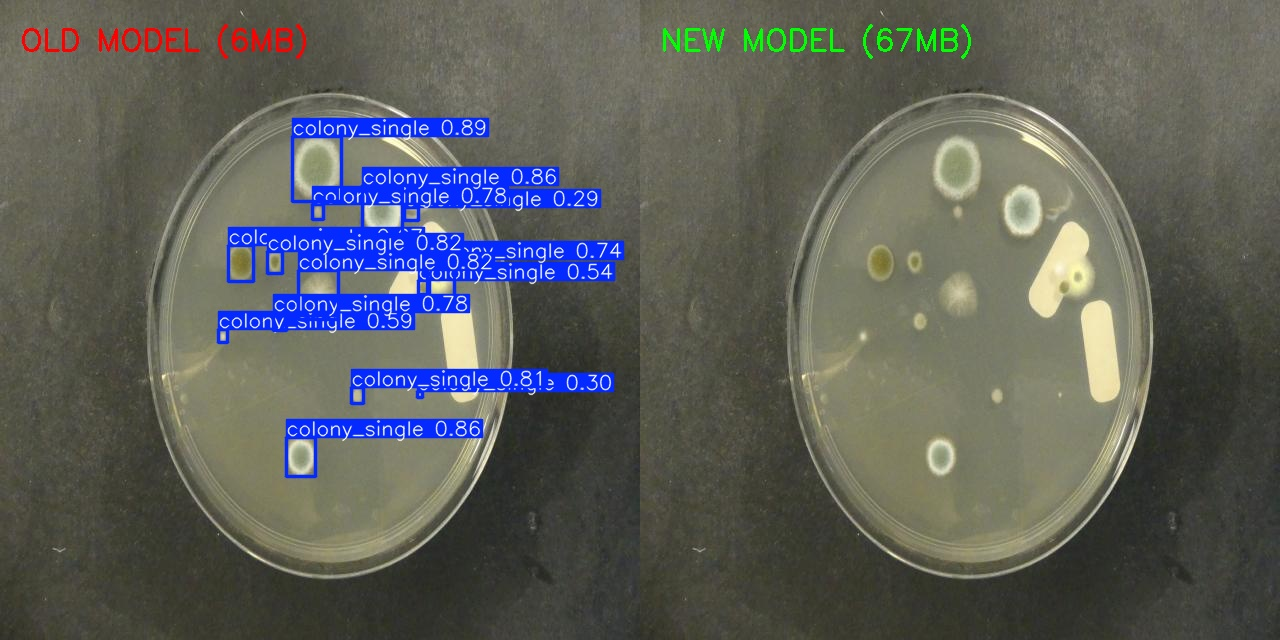
#> input picture ml-training/model_comparison/colony_single/sample_1_10_JPG_jpg.rf.0166ebd65ca7c3ed8c9c5c833f74ee2b.jpg, 1280 x 640 px
$ python -i preprocess_competition_image.py   (imports and definitions only)
#> lines starting #> are read from the running program, lines starting #| are printed output that depends on the picture
#!/usr/bin/env python
# -*- coding: utf-8 -*-
"""
PREPROCESSING GAMBAR KOMPETISI
Quick fix untuk meningkatkan deteksi tanpa re-training
"""
import sys
import os
sys.path.insert(0, os.path.dirname(os.path.abspath(__file__)))

import cv2
import numpy as np
from app.services.colony_detector_optimized import ColonyDetectorOptimized

# [25 lines left out: functions preprocess_v1_histogram_eq, preprocess_v2_clahe, preprocess_v3_contrast_brightness, preprocess_v4_sharpen, not called in this run]

def preprocess_v5_denoise(img):
    """Denoise dengan bilateral filter"""
    return cv2.bilateralFilter(img, 9, 75, 75)

def preprocess_v6_combined(img):
    """Kombinasi preprocessing"""
    # 1. Denoise
    img = cv2.bilateralFilter(img, 5, 50, 50)
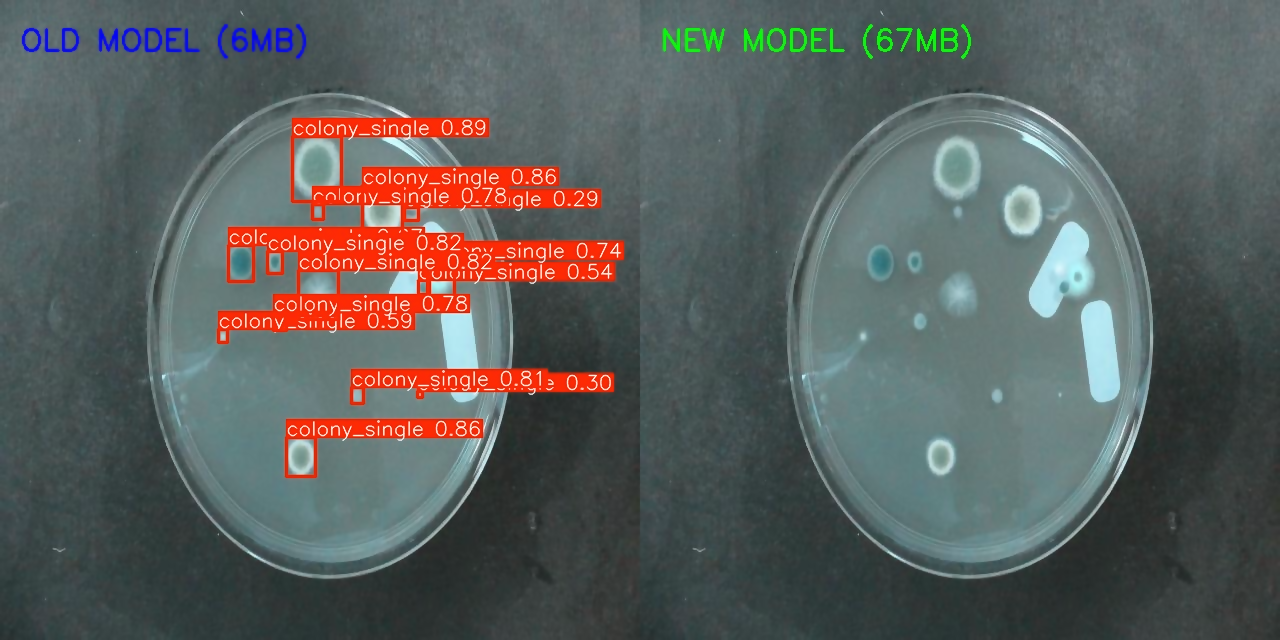
#> img: shape (640, 1280, 3); mean of channels 0, 1, 2 93.3, 95.2, 90.9; drawn as B, G, R

    # 2. CLAHE
    img_lab = cv2.cvtColor(img, cv2.COLOR_RGB2LAB)
#> img_lab: shape (640, 1280, 3); mean of channels 0, 1, 2 103.1, 128.4, 131.1
    clahe = cv2.createCLAHE(clipLimit=2.5, tileGridSize=(8,8))
    img_lab[:,:,0] = clahe.apply(img_lab[:,:,0])
#> img_lab: shape (640, 1280, 3); mean of channels 0, 1, 2 108.8, 128.4, 131.1
    img = cv2.cvtColor(img_lab, cv2.COLOR_LAB2RGB)
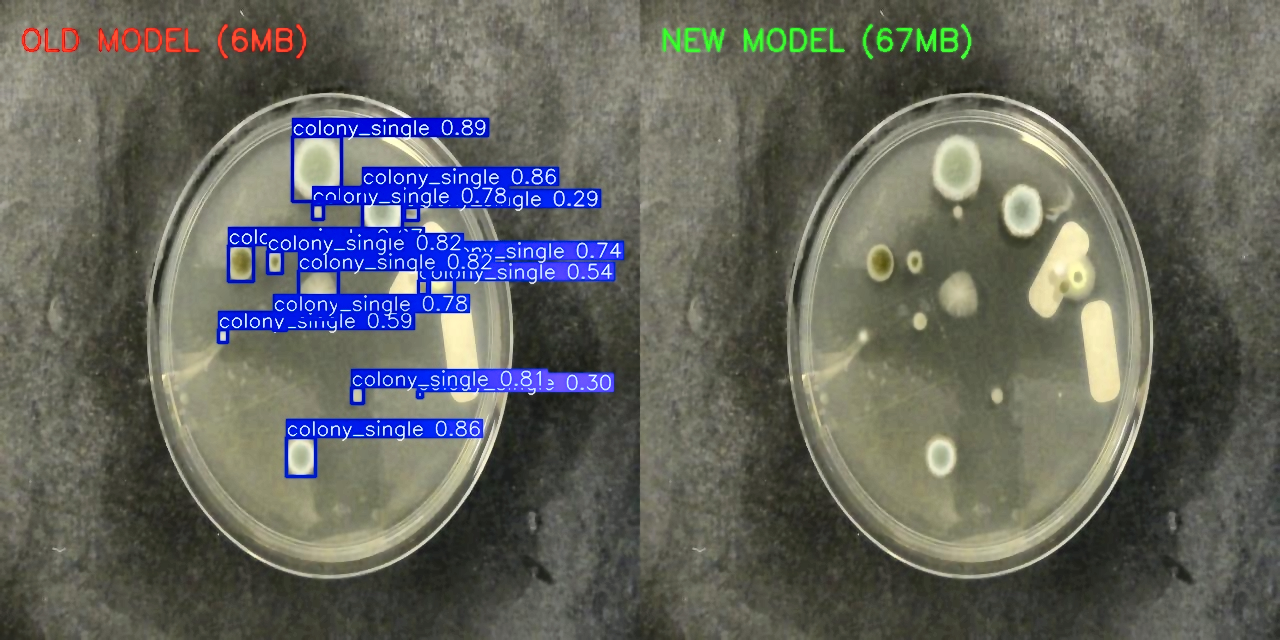
#> img: shape (640, 1280, 3); mean R, G, B 99.8, 101.1, 96.2

    # 3. Slight sharpen
    kernel = np.array([[0,-1,0],
                       [-1,5,-1],
                       [0,-1,0]])
    img = cv2.filter2D(img, -1, kernel)
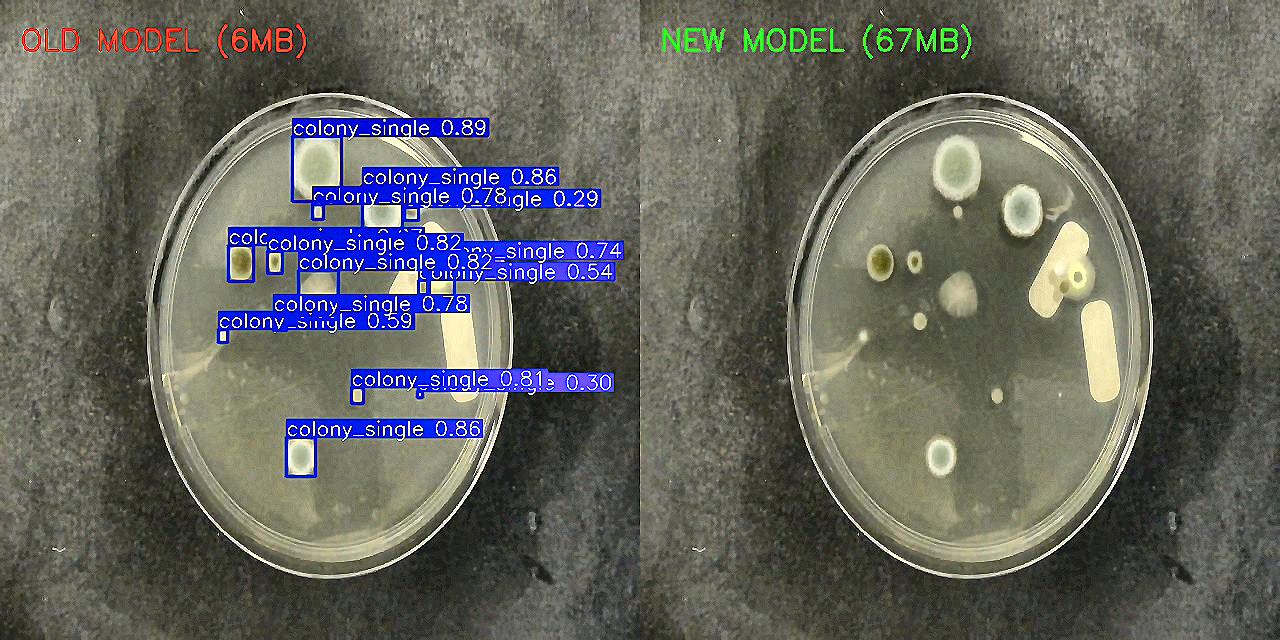
#> img: shape (640, 1280, 3); mean R, G, B 100.4, 101.1, 95.4

    # 4. Contrast boost
    img = cv2.convertScaleAbs(img, alpha=1.2, beta=10)
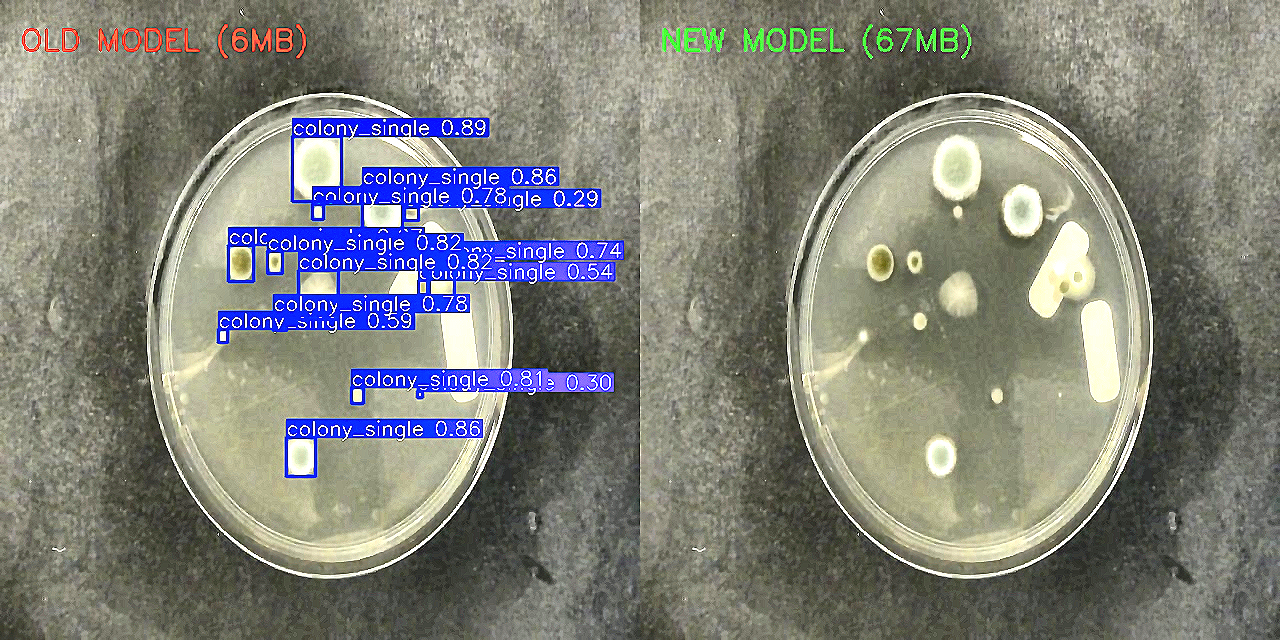
#> img: shape (640, 1280, 3); mean R, G, B 128.6, 129.5, 122.2

    return img

# [142 lines left out: function main, not called in this run]

# [2 lines not run here, left out]

>>> import cv2
>>> picture = cv2.cvtColor(cv2.imread('../ml-training/model_comparison/colony_single/sample_1_10_JPG_jpg.rf.0166ebd65ca7c3ed8c9c5c833f74ee2b.jpg'), cv2.COLOR_BGR2RGB)
>>> result = preprocess_v6_combined(picture)
